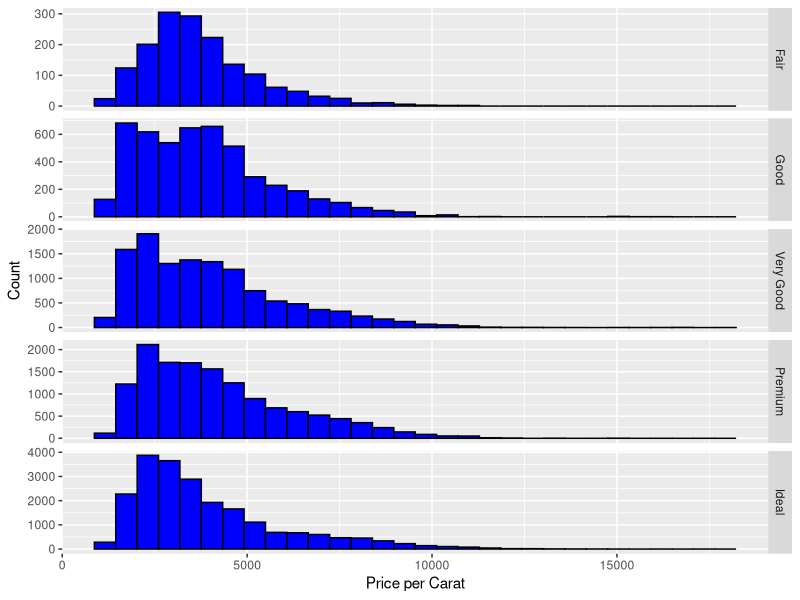

The R script that drew this image:
# Create a histogram of price per carat
# and facet it by cut. You can make adjustments
# to the code from the previous exercise to get
# started.

# Adjust the bin width and transform the scale
# of the x-axis using log10.

# Submit your final code when you are ready.

# ENTER YOUR CODE BELOW THIS LINE.
# ===========================================================================

library("ggplot2")
data("diamonds")

plot <- ggplot(diamonds, aes(x = price/carat)) + 
  geom_histogram(color = "Black", fill = "Blue") + 
  facet_grid(cut~., scale = "free") +
  ylab("Count") +
  xlab("Price per Carat")

print(plot)